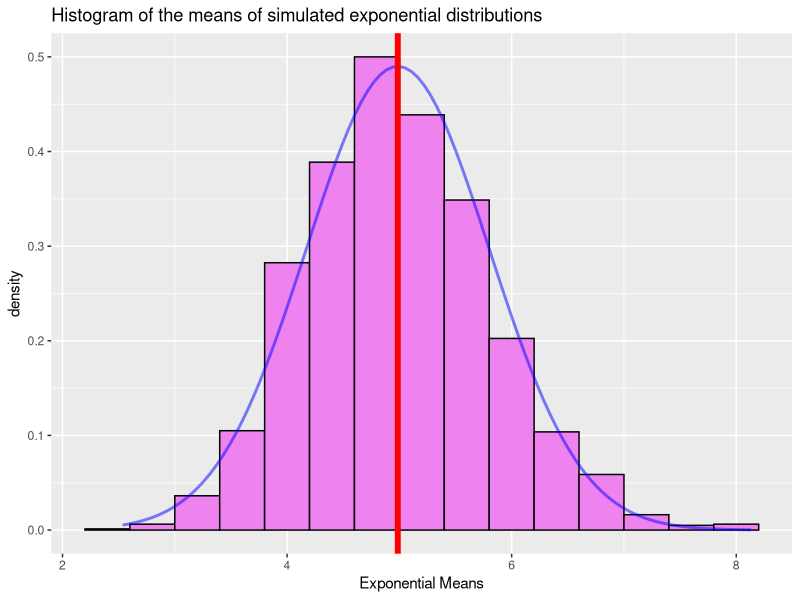

Here is the R script that generated this plot:
## ---- chunk 1
# setting lamda the rate
lambda = 0.2

# number of samples
nSamples = 40

# number of simulations
nSimulations = 2000

# simulating
expoMeans = NULL
for( i in 1:nSimulations) expoMeans = c(expoMeans, mean(rexp(40, rate = lambda)))

## ---- chunk 2
expoDistributionMean = mean(expoMeans)
## ---- chunk 3
expoDistributionSD = sd(expoMeans)
## ---- chunk 4
library(ggplot2)
expoMeansDataframe = data.frame(expoMeans)
ggplot(expoMeansDataframe, aes(x= expoMeansDataframe$expoMeans)) + 
geom_histogram(aes(y=..density..), colour="black", fill="violet",  binwidth = 2 * lambda) + 
stat_function(fun = dnorm, colour = "blue", alpha =0.5, size = 1,  fill = "yellow", 
      args = list(mean = expoDistributionMean, sd = expoDistributionSD)) +
geom_vline(xintercept = expoDistributionMean,colour="red",size=2) +
xlab("Exponential Means") +
ggtitle("Histogram of the means of simulated exponential distributions") 
